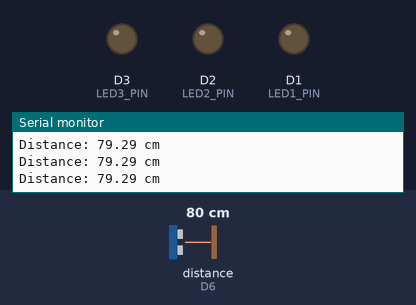
Bench run of a sketch on a simulated ESP8266 (NodeMCU). Parts: output pins drawn as LEDs (lit = HIGH), the last lines printed to the serial monitor. Wiring (inferred from the names in the program): ultrasonic range finder: trigger D5; echo D6. The test bench sets the inputs (shaded band); at power-on: distance to the obstacle (sensor on D6) 80 cm. The echo pulse lasts 58.3 µs per cm; pins used as bus, display or sensor lines are not drawn.

Above: at 1.2 s.
1.3 s: distance to the obstacle (sensor on D6) set to 33 cm
2.8 s: distance to the obstacle (sensor on D6) set to 28 cm
At 4.0 s:
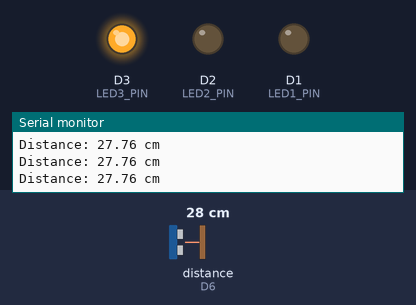
4.3 s: distance to the obstacle (sensor on D6) set to 23 cm
5.8 s: distance to the obstacle (sensor on D6) set to 19 cm
At 6.2 s:
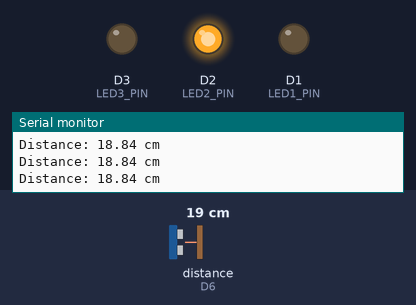
7.3 s: distance to the obstacle (sensor on D6) set to 12 cm
8.8 s: distance to the obstacle (sensor on D6) set to 9 cm
At 10.1 s:
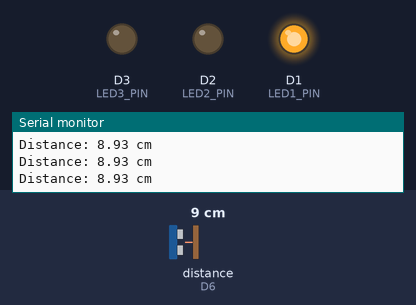
Timing chart, 0 to 11.3 s (numbered marks = the images above; inputs shaded):
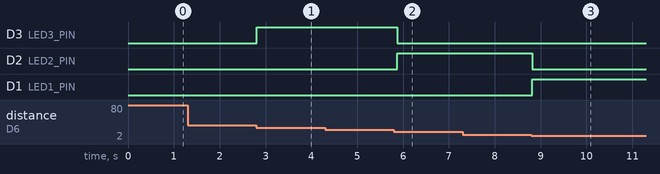

Measured:
- the behaviour switches between 31 and 30 cm on distance to the obstacle (sensor on D6) (found by bisection; images 0 and 1)
- the behaviour switches between 21 and 20 cm on distance to the obstacle (sensor on D6) (found by bisection; images 1 and 2)
- the behaviour switches between 11 and 10 cm on distance to the obstacle (sensor on D6) (found by bisection; images 2 and 3)
- after the input at 2.8 s, D3 (LED3_PIN): LOW → HIGH at once
- after the input at 5.8 s, D3 (LED3_PIN): HIGH → LOW after 0.07 s; D2 (LED2_PIN): LOW → HIGH after 0.07 s
- after the input at 8.8 s, D2 (LED2_PIN): HIGH → LOW at once; D1 (LED1_PIN): LOW → HIGH at once

The sketch:

ultrasonic_led_traffic_light.ino
```cpp
#define TRIG_PIN D5  // GPIO14
#define ECHO_PIN D6  // GPIO12
#define LED1_PIN D1  // GPIO5
#define LED2_PIN D2  // GPIO4
#define LED3_PIN D3  // GPIO0

void setup() {
  Serial.begin(115200);

  pinMode(TRIG_PIN, OUTPUT);
  pinMode(ECHO_PIN, INPUT);

  pinMode(LED1_PIN, OUTPUT);
  pinMode(LED2_PIN, OUTPUT);
  pinMode(LED3_PIN, OUTPUT);
}

void loop() {
  long duration;
  float distance;

  // Send ultrasonic pulse
  digitalWrite(TRIG_PIN, LOW);
  delayMicroseconds(2);
  digitalWrite(TRIG_PIN, HIGH);
  delayMicroseconds(10);
  digitalWrite(TRIG_PIN, LOW);

  // Measure echo time
  duration = pulseIn(ECHO_PIN, HIGH);

  // Calculate distance in cm
  distance = duration * 0.034 / 2;  // Speed of sound = 0.034 cm/μs

  Serial.print("Distance: ");
  Serial.print(distance);
  Serial.println(" cm");

  // Control LEDs based on distance
  if (distance < 10) {
    digitalWrite(LED1_PIN, HIGH);
    digitalWrite(LED2_PIN, LOW);
    digitalWrite(LED3_PIN, LOW);
  } else if (distance < 20) {
    digitalWrite(LED1_PIN, LOW);
    digitalWrite(LED2_PIN, HIGH);
    digitalWrite(LED3_PIN, LOW);
  } else if (distance < 30) {
    digitalWrite(LED1_PIN, LOW);
    digitalWrite(LED2_PIN, LOW);
    digitalWrite(LED3_PIN, HIGH);
  } else {
    digitalWrite(LED1_PIN, LOW);
    digitalWrite(LED2_PIN, LOW);
    digitalWrite(LED3_PIN, LOW); // Turn off all LEDs if distance >= 30
  }

  delay(100);  // Short delay to stabilize the loop
}
```
